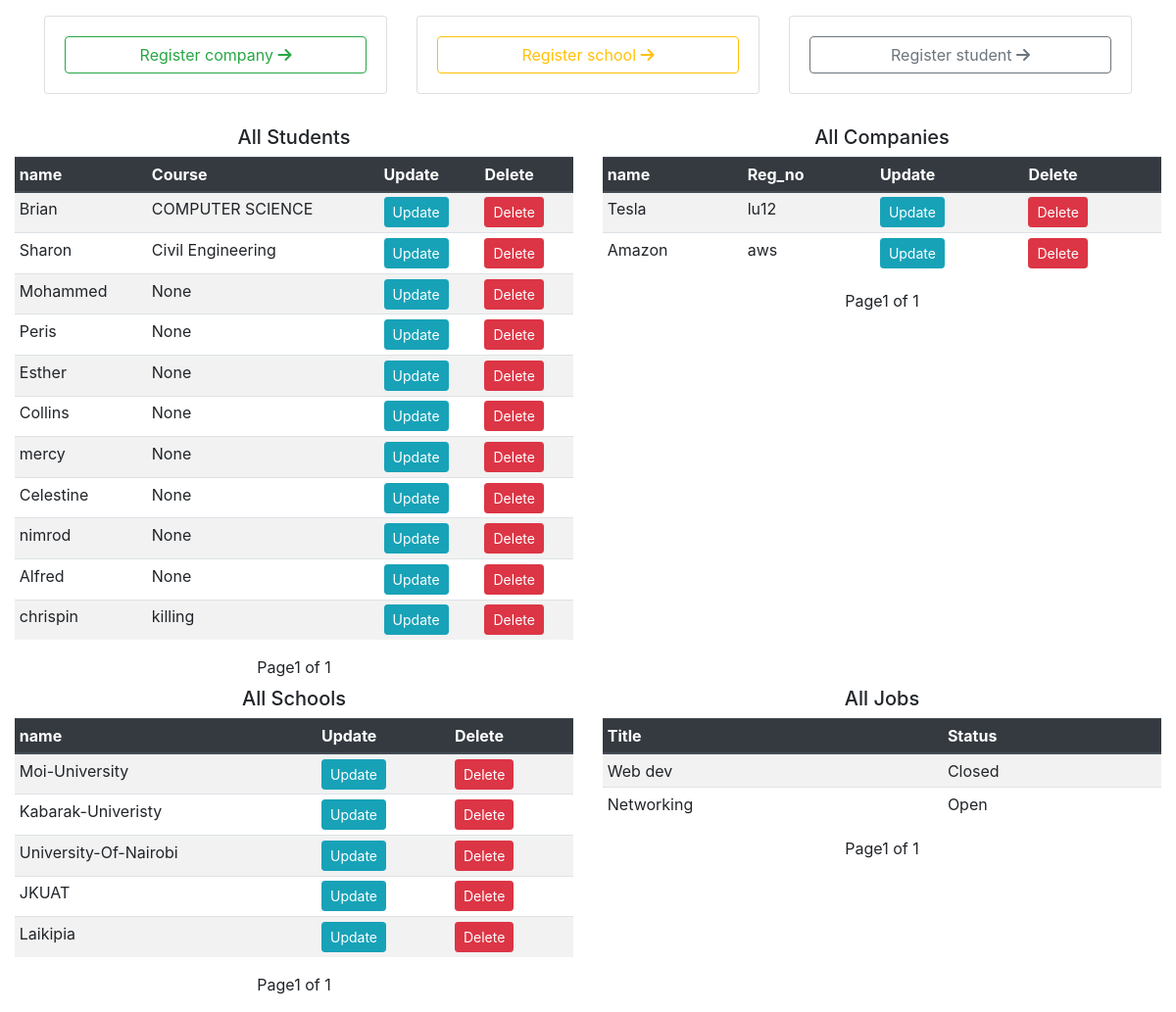
The page /portaladmin/ (signed in) on the database as committed earlier.
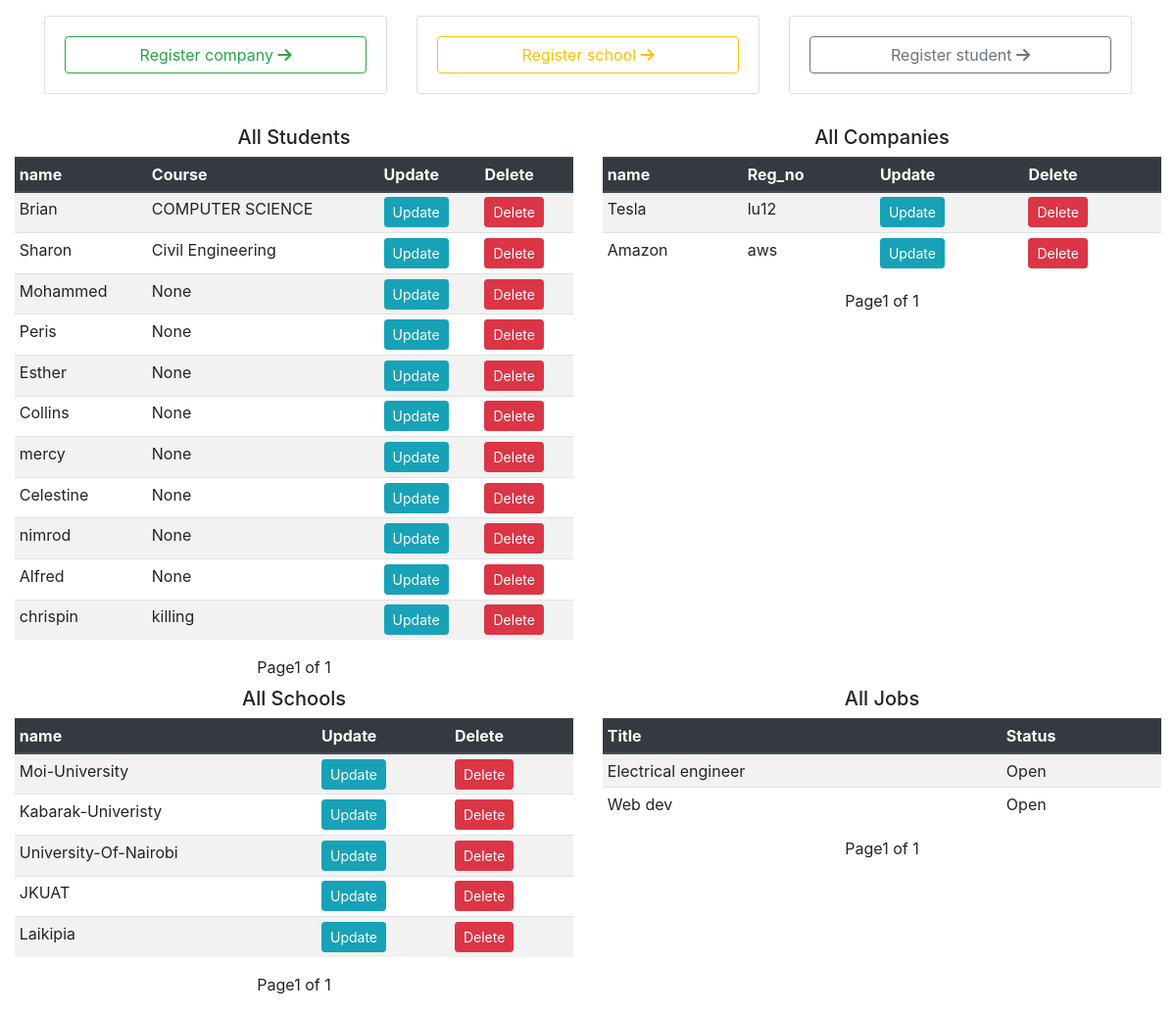
The same page on the database as committed later.
### openings/models.py (models this page shows, shortened)
class Student(models.Model):
    user = models.OneToOneField(User, on_delete=models.CASCADE)
    school = models.ForeignKey(School, on_delete=models.SET_NULL, null=True)
    course = models.CharField(max_length=100, null=True )

class User(AbstractUser):
    is_student = models.BooleanField(default=False)
    is_company = models.BooleanField(default=False)
    is_school = models.BooleanField(default=False)

class Company(models.Model):
    user = models.OneToOneField(User, on_delete=models.CASCADE)
    reg_no = models.CharField(max_length=100)

class School(models.Model):
    user = models.OneToOneField(User, on_delete=models.CASCADE)

class Jobs(models.Model):
    title = models.CharField(max_length=1000)
    required_skills = RichTextField()
    is_open = models.BooleanField(default=True)
    company = models.ForeignKey(Company, on_delete=models.CASCADE)

### openings/views.py (the view)
# urls.py: path('admin/', admin.site.urls),
@login_required
def admin(request):
    if request.user.is_staff:
        job_list = Jobs.objects.all().order_by('-id')
        page = request.GET.get('page', 1)
        paginator = Paginator(job_list, 15)
        try:
            jobs = paginator.page(page)
        except PageNotAnInteger:
            jobs = paginator.page(1)
        except EmptyPage:
            jobs = paginator.page(paginator.num_pages)
        company_list = Company.objects.all().order_by('-id')
        page = request.GET.get('page', 1)
        paginator = Paginator(company_list, 15)
        try:
            companies = paginator.page(page)
        except PageNotAnInteger:
            companies = paginator.page(1)
        except EmptyPage:
            companies = paginator.page(paginator.num_pages)
        school_list = School.objects.all().order_by('-id')
        page = request.GET.get('page', 1)
        paginator = Paginator(school_list, 15)
        try:
            schools = paginator.page(page)
        except PageNotAnInteger:
            schools = paginator.page(1)
        except EmptyPage:
            schools = paginator.page(paginator.num_pages)
        student_list = Student.objects.all().order_by('-id')
        page = request.GET.get('page', 1)
        paginator = Paginator(student_list, 15)
        try:
            students = paginator.page(page)
        except PageNotAnInteger:
            students = paginator.page(1)
        except EmptyPage:
            students = paginator.page(paginator.num_pages)
        context = {
            'companies':companies,
            'jobs':jobs,
            'schools':schools,
            'students':students
        }
        return render(request, 'admin.html', context)
    return redirect('home')

### templates/admin.html (shortened to what the changed rows need)
<!DOCTYPE html>
<html lang="en">
<head>
    <link rel="stylesheet" href="https://stackpath.bootstrapcdn.com/bootstrap/4.4.1/css/bootstrap.min.css"
>
    <link rel="stylesheet" href="https://stackpath.bootstrapcdn.com/font-awesome/4.7.0/css/font-awesome.min.css">
    <link rel="stylesheet" href="https://use.fontawesome.com/releases/v5.6.1/css/all.css">
</head>
<body>
<div class="container-fluid mt-4 mb-3">
  <div class="row">
    <div class="col-md-6">
      <div class="table-responsive">
        <table class="table table-sm table-striped table-hover">
          <thead class=" thead-dark">
            <tr>
              <th scope="col">name</th>
              <th scope="col">Course</th>
              <th scope="col">Update</th>
              <th scope="col">Delete</th>
            </tr>
          </thead>
          <tbody>
            {% for student in students %}
              <tr>
                  <td>{{student.user.username}}</td>
                  <td>{{student.course}}</td>
                  <td><a class="btn btn-info btn-sm" href="{% url 'update_student' student.id %}">Update</a></td>
                  <td><a class="btn btn-danger btn-sm" href="/delete/student/{{student.id}}">Delete</a></td>
                  </tr>
            {% endfor %}
          </tbody>
          </table>
        </div>
    </div>
    <div class="col-md-6">
      <div class="table-responsive">
        <table class="table table-sm table-striped table-hover">
          <thead class=" thead-dark">
            <tr>
              <th scope="col">name</th>
              <th scope="col">Reg_no</th>
              <th scope="col">Update</th>
              <th scope="col">Delete</th>
            </tr>
          </thead>
          <tbody>
            {% for company in companies %}
              <tr>
                  <td>{{company.user.username}}</td>
                  <td>{{company.reg_no}}</td>
                  <td><a class="btn btn-info btn-sm" href="{% url 'update_company' company.id %}">Update</a></td>
                  <td><a class="btn btn-danger btn-sm" href="/delete/company/{{company.id}}">Delete</a></td>
                  </tr>
            {% endfor %}
          </tbody>
          </table>
        </div>
    </div>
  </div>
  <div class="row">
    <div class="col-md-6">
      <div class="table-responsive">
        <table class="table table-sm table-striped table-hover">
          <thead class=" thead-dark">
            <tr>
              <th scope="col">name</th>
              <th scope="col">Update</th>
              <th scope="col">Delete</th>
            </tr>
          </thead>
          <tbody>
            {% for school in schools %}
              <tr>
                  <td>{{school.user.username}}</td>
                  <td><a class="btn btn-info btn-sm" href="{% url 'update_school' school.id %}">Update</a></td>
                  <td><a class="btn btn-danger btn-sm" href="/delete/school/{{school.id}}">Delete</a></td>
                  </tr>
            {% endfor %}
          </tbody>
          </table>
        </div>
    </div>
    <div class="col-md-6">
      <div class="table-responsive">
        <table class="table table-sm table-striped table-hover">
          <thead class=" thead-dark">
            <tr>
              <th scope="col">Title</th>
              <th scope="col">Status
              </th>
            </tr>
          </thead>
          <tbody>
            {% for job in jobs %}
              <tr>
                  <td>{{job.title}}</td>
                  {% if job.is_open == True %}
                    <td>Open</td>
                  {% else %}
                   <td>Closed</td>
                  {% endif %}
                  </tr>
            {% endfor %}
          </tbody>
          </table>
        </div>
    </div>
  </div>
</div>
</body>
</html>

Rows that differ between the two databases and show on the page:
removed Jobs: title "Networking", is_open "Open"
added Jobs: title "Electrical engineer", is_open "Open"
changed Jobs "Web dev": is_open "Closed" → "Open"
